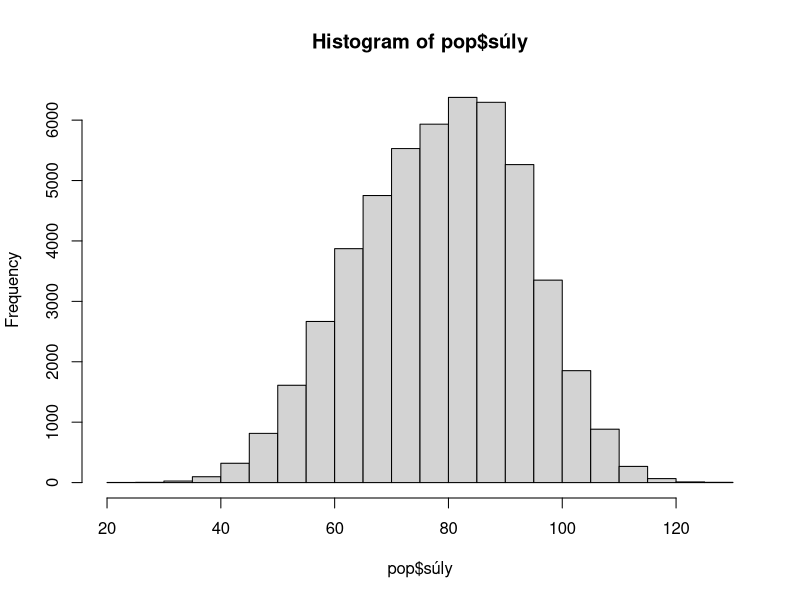
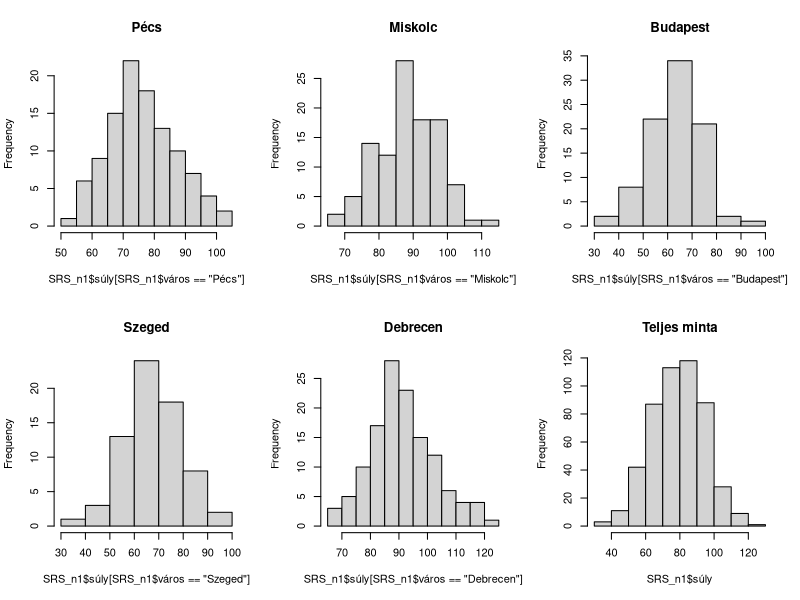
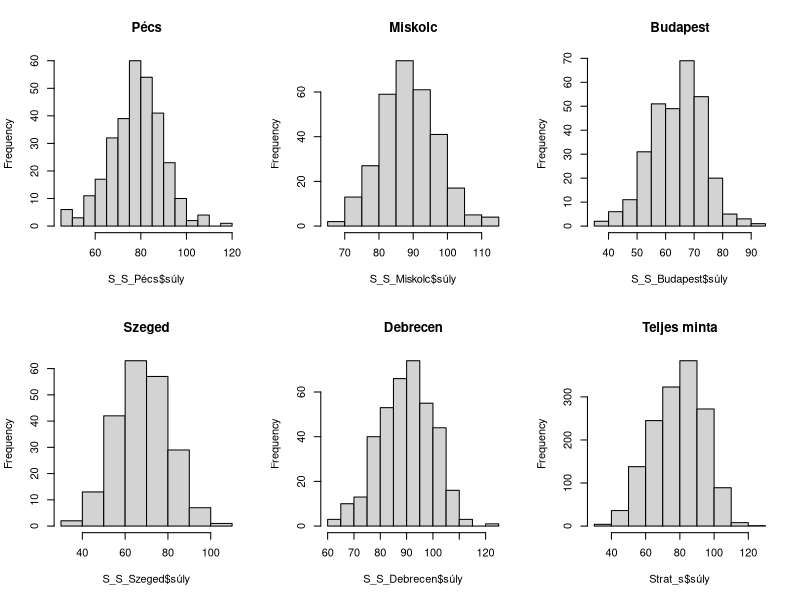

These charts were generated, in order, by the following R code:
# ------Written in hungraian--------
# Az 50.000 elemből álló populáció Magyarország 5 legnépesebb városának bizonyos, fiktív
# szempontok alapján szelektált felnőtt lakosságát jelképezi, illetve ezen lakosok súlyát, valamint,
# hogy dohányzik-e az adott lakos. A városok N értékei a teljes populáció 7000 és 14000 közötti
# véletlen számot kapták, vagyis az adott város elemszáma a lehető legkisebb népesség
# esetén is a teljes populáció legalább 14%-át, legfeljebb 28%-át adja.
# Mindkét változó létrehozása során törekedtem rá, hogy bizonyos mértékben tükrözzék
# a világban megfigyelhető értékeket. Ennek megfelelően, mivel a felnőtt emberek átlagos testsúlya -
# ha a nőkét és férfiakét egyaránt számításba vesszük -, jellemzően 60 és 90 közötti értéket vesz fel,
# megközelítőleg 10-es szórás mellett, a súlyra vonatkozó rng is 60 és 90 között generál átlagra vonatkozó
# érékeket, melyekhez 8 és 12 közé eső véletlen szórást rendel. (Mivel viszonylag nagy a szórás, valamint 
# a férfiak és nők adatai együtt vannak kezelve, a populációban lehetnek extra alacsony testsúllyal rendelkező 
# személyek is.) A dohányzók populációjának létrehozásakor is ezt az elvet követtem. Európában országonként 8% 
# és 30% közé tehető a dohányzók aránya, így a dohányozók adatait létrehozó rng - az érdekesség kedvéért 
# valamivel nagyobb - 0 és 0.4 közötti valószínűséggel vehet fel 1-et (dohányzik), tehát a dohányzók aránya 
# a különböző településeken 0% és 40% között lehet.
# Az így létrehozott populációból vettem egy 500 elemű egyszerű véletlen, illetve egy 1500 elemű arányosan rétegzett
# mintát. Mindkét mintában kiszámoltam a testsúly átlagára, a dohányzók arányára, a szórásra és a totálra vonatkozó 
# becsléseket valamint ezek 95%-os konfidencia intervallumait. A súlyra vonatkozó közelítőleges eloszlásokat mindkét 
# minta esetén hisztogrammok segítségével ábrázoltam a teljes minta és településenkénti bontás esetén is.
# Megj.: a mintavétel során ciklus segítségével hoztam létre globális objektumokat

# Populáció
# N = 50000

N <- 50000

# Az alpopulációk méretei:
popn <- NULL
while (sum(popn) != N){
  for (i in 1:5){
    popn[i] <- round(runif(1, 7000, 14000))
}}
popn

#Alpopulációk elnevezése, súly és dohányzó (1=igen, 0=nem) változók hozzárendelése az alpopulációkhoz
pop <- data.frame(város = rep(c("Budapest", "Debrecen", "Szeged", "Miskolc", "Pécs"), times = popn),
                  súly = c(rnorm(popn[1], runif(1, 60, 90), runif(1, 7, 13)),
                            rnorm(popn[2], runif(1, 60, 90), runif(1, 7, 13)),
                            rnorm(popn[3], runif(1, 60, 90), runif(1, 7, 13)),
                            rnorm(popn[4], runif(1, 60, 90), runif(1, 7, 13)),
                            rnorm(popn[5], runif(1, 60, 90), runif(1, 7, 13))),
              dohányzó = c(round(rbinom(popn[1], 1, runif(1,0,0.4))),
                           round(rbinom(popn[2], 1, runif(1,0,0.4))),
                           round(rbinom(popn[3], 1, runif(1,0,0.4))),
                           round(rbinom(popn[4], 1, runif(1,0,0.4))),
                           round(rbinom(popn[5], 1, runif(1,0,0.4)))))
              
summary(pop)


hist(pop$súly)

#Változók átlaga és szórása
átlag_súly <- mean(pop$súly)
átlag_súly
átlag_doh <- mean(pop$dohányzó)
átlag_doh
se_súly <- sqrt(var(pop$súly))
se_súly 
se_dohányzó <- N/(N-1)*átlag_doh*(1-átlag_doh)
se_dohányzó


#Az alpopulációk átlagai
#Súly
for(l in unique(pop$város)){
  print(paste(l, mean(pop$súly[pop$város==l]), sep = ": "))
}

#Dohányzók aránya
for(l in unique(pop$város)){
print(paste(l, ": ", round(mean(pop$dohányzó[pop$város==l])*100), "%" , sep = ""))
}

#Total becslések
tau_súly <- átlag_súly*N
tau_súly
tau_dohányzó <- átlag_doh*N
tau_dohányzó

#Totalra vonatkozó konfidencia intervallumok
qnorm(c(0.025, 0.975), mean = tau_súly, sd = se_súly)
qnorm(c(0.025, 0.975), mean = tau_dohányzó, sd = se_dohányzó) #dohányzók száma

#Egyszerű véletlen minta, n=500------------------------------------------------
SRS_n1 <- pop[sample(nrow(pop), 500),]

# Mintabeli átlag és szórás becslése
SRS_átlag_súly <- mean(SRS_n1$súly)
SRS_szórás_súly <- sqrt(var(SRS_n1$súly))
SRS_átlag_doh <- mean(SRS_n1$dohány)
SRS_szórás_doh <- sqrt(((N-500)/N) * (SRS_átlag_doh*(1-SRS_átlag_doh)/(500-1)))

# Becslések konfidencia intervallumai
qnorm(c(0.025, 0.975), mean = mean(SRS_n1$súly), sd = sqrt(var(SRS_n1$súly)))
qnorm(c(0.025, 0.975), mean = SRS_átlag_doh, sd = SRS_szórás_doh)

# Total becslések
SRS_tau_átlag_súly <- mean(SRS_n1$súly)*N
SRS_tau_átlag_súly
SRS_tau_szórás_súly <- sqrt(SRS_szórás_súly^2*N^2)
SRS_tau_szórás_súly

SRS_tau_átlag_doh <- mean(SRS_n1$dohányzó)*N
SRS_tau_átlag_doh #dohányzók száma
SRS_tau_szórás_doh <- sqrt(SRS_szórás_doh^2*N^2)
SRS_tau_szórás_doh

# Totalra vonatkozó CI
qnorm(c(0.025, 0.975), mean = SRS_tau_átlag_súly, sd = SRS_tau_szórás_súly)
qnorm(c(0.025, 0.975), mean = SRS_tau_átlag_doh, sd = SRS_tau_szórás_doh)


#Alpopulációk (közelítőleges) eloszlásai
par(mfrow = c(2,3))
hist(SRS_n1$súly[SRS_n1$város == "Pécs"], main = "Pécs")
hist(SRS_n1$súly[SRS_n1$város == "Miskolc"], main = "Miskolc")
hist(SRS_n1$súly[SRS_n1$város == "Budapest"], main = "Budapest")
hist(SRS_n1$súly[SRS_n1$város == "Szeged"], main = "Szeged")
hist(SRS_n1$súly[SRS_n1$város == "Debrecen"], main = "Debrecen")
hist(SRS_n1$súly, main = "Teljes minta")




#Arányosan rétegzett véletlen minta, n~1500-----------------------------------------

# Alpopulációk külön adattáblákként való elmentése:
for (o in unique(pop$város)){
  assign(o, pop[pop$város==o,])
}

# A rétegek méreteinek meghatározása:
stratum_n <- round(popn/sum(popn)*1500)
stratum_n

# A minta tényleges mérete az arányok figyelembevétele mellett:
n <- sum(stratum_n)
n


# Arányosan rétegzett mintavétel, a minták adattáblákként való elmentése
városok <- as.character(unique(pop$város))

for (i in 1:length(városok)){
  assign(x = paste("S_S", városok[i], sep = "_"), value = (get(városok[i])[sample(nrow(get(városok[i])), 
                                                                                  size = stratum_n[i]),]))
}

# A létrehozott minták összefűzése egy adattáblába
for (i in 1:length(városok)){ 
  cat(paste(paste("S_S", városok[i], sep = "_" ), ",", sep = ""))
}

Strat_s <- rbind(S_S_Budapest,S_S_Debrecen,S_S_Szeged,S_S_Miskolc,S_S_Pécs) 
summary(Strat_s)

# Becslések rétegenként
  #súly
Strat_s_súly_átlagok <- tapply(Strat_s$súly, Strat_s$város, mean)
Strat_s_súly_átlagok
Strat_s_súly_szórások <- tapply(Strat_s$súly, Strat_s$város, sd)
Strat_s_súly_szórások

CI <- function(x){qnorm(c(0.025, 0.975), mean(x), sd(x))}
Strat_s_súly_ci <- tapply(Strat_s$súly, Strat_s$város, CI)
Strat_s_súly_ci

# súly - total
tau <- function(x){mean(x)*N}
Strat_s_súly_tau_átlagok <- (tapply(Strat_s$súly, Strat_s$város, tau))
Strat_s_súly_tau_átlagok

tau_szórás <- function(x){sqrt(sd(x)^2*N^2)}
Strat_s_súly_tau_szórások <- tapply(Strat_s$súly, Strat_s$város, tau_szórás)
Strat_s_súly_tau_szórások

tau_ci <- function(x){qnorm(c(0.025, 0.975), mean(x)*N, sqrt(sd(x)^2*N^2))}
Strat_s_súly_tau_ci <- tapply(Strat_s$súly, Strat_s$város, tau_ci)
Strat_s_súly_tau_ci


# dohányzás
Strat_s_doh_átlagok <- tapply(Strat_s$dohányzó, Strat_s$város, mean)
Strat_s_doh_átlagok

szórás_dummy <- function(x){
  sqrt(((N-n)/N) * (mean(x)*(1-mean(x))/(n-1)))}

Strat_s_doh_szórások <- tapply(Strat_s$dohányzó, Strat_s$város, szórás_dummy)
Strat_s_doh_szórások

CI_dummy <- function(x){
  qnorm(c(0.025, 0.975), mean(x), sqrt(((N-n)/N) * (mean(x)*(1-mean(x))/(n-1))))}
Strat_s_doh_ci <- tapply(Strat_s$dohányzó, Strat_s$város, CI_dummy)
Strat_s_doh_ci

# dohányzás - total
Strat_s_doh_tau_átlagok <- (tapply(Strat_s$dohányzó, Strat_s$város, tau))
Strat_s_doh_tau_átlagok

tau_szórás_dummy <- function(x){sqrt(szórás_dummy(x)^2*N^2)}
Strat_s_doh_tau_szórások <- tapply(Strat_s$dohányzó, Strat_s$város, tau_szórás_dummy)
Strat_s_doh_tau_szórások

tau_ci_dummy <- function(x){qnorm(c(0.025, 0.975), mean(x)*N, sqrt(szórás_dummy(x)^2*N^2))}
Strat_s_doh_tau_ci <- tapply(Strat_s$dohányzó, Strat_s$város, tau_ci_dummy)
Strat_s_doh_tau_ci

# Becslések a teljes minta alapján
  # súly
Strat_s_súly_átlag <- mean(Strat_s_súly_átlagok)
Strat_s_súly_átlag
Strat_s_súly_szórás <- sd(Strat_s_súly_átlagok)
Strat_s_súly_szórás

Strat_s_súly_ci <- qnorm(c(0.025, 0.975), Strat_s_súly_átlag, Strat_s_súly_szórás)
Strat_s_súly_ci

#  súly - total
Strat_s_súly_tau_teljes_átlag <- mean(Strat_s_súly_átlag)*N
Strat_s_súly_tau_teljes_átlag

Strat_s_súly_tau_teljes_szórás <- sqrt(Strat_s_súly_szórás^2*N^2)
Strat_s_súly_tau_teljes_szórás

Strat_s_súly_tau_ci_teljes <- qnorm(c(0.025, 0.975), Strat_s_súly_tau_teljes_átlag,
                                    Strat_s_súly_tau_teljes_szórás)
Strat_s_súly_tau_ci_teljes

# Totalra vonatkozó CI az SRS-nél
qnorm(c(0.025, 0.975), mean = SRS_tau_átlag_súly, sd = SRS_tau_szórás_súly)

# dohányzás
Strat_s_doh_átlag <- mean(Strat_s_doh_átlagok)
Strat_s_doh_átlag
Strat_s_doh_szórás <- szórás_dummy(Strat_s_doh_szórások)
Strat_s_doh_szórás

Strat_s_doh_ci <- qnorm(c(0.025, 0.975), Strat_s_doh_átlag, Strat_s_doh_szórás)
Strat_s_doh_ci

#  dohányzás - total
Strat_s_doh_tau_teljes_átlag <- mean(Strat_s_doh_átlag)*N
Strat_s_doh_tau_teljes_átlag

Strat_s_doh_tau_teljes_szórás <- sqrt(Strat_s_doh_szórás^2*N^2)
Strat_s_doh_tau_teljes_szórás

Strat_s_doh_tau_ci_teljes <- qnorm(c(0.025, 0.975), Strat_s_doh_tau_teljes_átlag,
                                    Strat_s_doh_tau_teljes_szórás)
Strat_s_doh_tau_ci_teljes

# Totalra vonatkozó CI az SRS-nél
qnorm(c(0.025, 0.975), mean = SRS_tau_átlag_doh, sd = SRS_tau_szórás_doh)

#A súly (közelítőleges) eloszlása a mintában
par(mfrow = c(2,3))
hist(S_S_Pécs$súly, main = "Pécs")
hist(S_S_Miskolc$súly, main = "Miskolc")
hist(S_S_Budapest$súly, main = "Budapest")
hist(S_S_Szeged$súly, main = "Szeged")
hist(S_S_Debrecen$súly, main = "Debrecen")
hist(Strat_s$súly, main = "Teljes minta")


